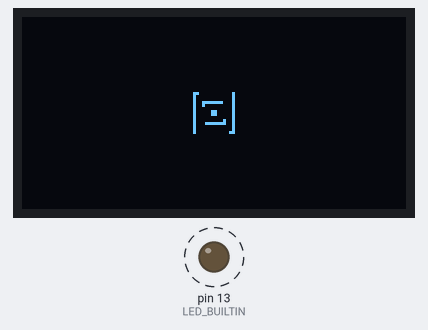
Bench run of a sketch on a simulated Arduino Uno, built with avr-gcc and run on an emulated ATmega328P. Parts: 128×64 one-colour display, output pins drawn as LEDs (lit = HIGH). Dashed ring = blinking. What the sketch prints to the serial monitor is not drawn.

Above: at 0.14 s.
At 9.81 s:
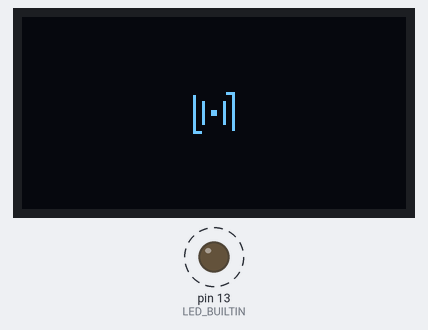
At 19.61 s:
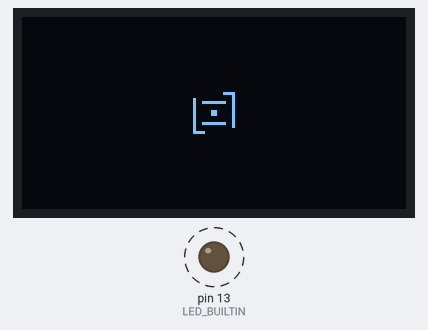
At 39.85 s:
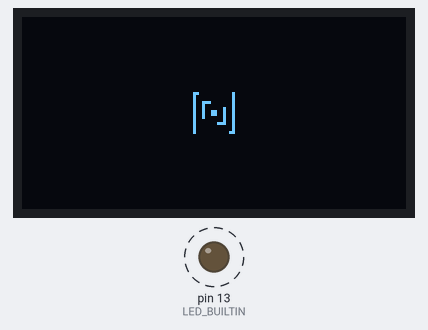
Timing chart, 0 to 40.0 s (numbered marks = the images above):
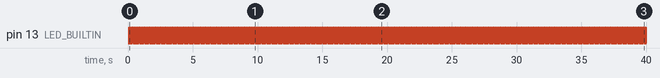

The sketch:

Sentry.ino
```cpp
/**************************************************************************
 Sentry Gun HUD code

 Uses libraries from Adafruit

 Assumes:
 1. 128x64 SSD1306 OLED screen is plugged in to I2C on 0x3C
 2. MPU6050 is plugged into I2C on default pin

 Code is laid out as a mini-state machine. Large bitmaps are moved out into
 myimages.h just for code maintainability
 **************************************************************************/

#include <SPI.h>

#include <Adafruit_MPU6050.h>
#include <Adafruit_Sensor.h>

#include "myimages.h"
#include "hud.h"

Hud hud = Hud();

void setup() {
  Serial.begin(9600);
  Serial.print("!");
  hud.init();
  pinMode(LED_BUILTIN, OUTPUT);
}

void loop() {
  Serial.write("*");
  hud.render();

  digitalWrite(LED_BUILTIN, HIGH);
  delay(50);
  digitalWrite(LED_BUILTIN, LOW);
  delay(50);
}
```

hud.cpp
```cpp
#include "hud.h"

Hud::Hud() {
    // Constructor

    display = Adafruit_SSD1306(SCREEN_WIDTH, SCREEN_HEIGHT, &Wire, OLED_RESET);

}

void Hud::init() {
    // This is evil in a constructor?
    if(!display.begin(SSD1306_SWITCHCAPVCC, SCREEN_ADDRESS)) {
        Serial.println(F("SSD1306 allocation failed"));
        for(;;); // Don't proceed, loop forever
    }

    setup_reticule_data(reticule_data);
    setup_inner_reticule_data(inner_reticule_data);

    // Naughty in a constructor too!
    display.clearDisplay();
    display.display();
}


void Hud::render() {
    // run a render cycle (in the loop of the main arduino)
    display.clearDisplay();

    // &&&&&&&&&&&&&&&&&&&&&&&&&&&&&&&&&&&&&&&&&&&&&&&&
    // Outer reticule animation
    reticle_counter += 1;
    if(reticle_counter == 52){
        reticle_counter = 0;
    }

    draw_position = reticle_counter;

    for(i = 0; i <= reticle_length; i++){
        PositionStruct x = reticule_data[draw_position];
        display.drawPixel(x.xVal, x.yVal, 1);

        draw_position -= 1;
        if(draw_position < 0){
        draw_position = 51;
        }
    }

    draw_position = reticle_counter + 26;
    while(draw_position >= 52){
        draw_position -= 52;
    }

    for(i = 0; i <= reticle_length; i++){
        PositionStruct x = reticule_data[draw_position];
        display.drawPixel(x.xVal, x.yVal, 1);

        draw_position -= 1;
        if(draw_position < 0){
        draw_position = 51;
        }
    }

    // &&&&&&&&&&&&&&&&&&&&&&&&&&&&&&&&&&&&&&&&&&&&&&&&
    // inner
    inner_reticle_counter -= 1;
    if(inner_reticle_counter <0){
        inner_reticle_counter = 27;
    }

    draw_position = inner_reticle_counter;

    for(i = 0; i <= inner_reticle_length; i++){
        PositionStruct x = inner_reticule_data[draw_position];
        display.drawPixel(x.xVal, x.yVal, 1);

        draw_position += 1;
        if(draw_position == 28){
            draw_position = 0;
        }
    }

    draw_position = inner_reticle_counter + 14;
    while(draw_position >= 28){
        draw_position -= 28;
    }

    for(i = 0; i <= inner_reticle_length; i++){
        PositionStruct x = inner_reticule_data[draw_position];
        display.drawPixel(x.xVal, x.yVal, 1);

        draw_position += 1;
        if(draw_position == 28){
            draw_position = 0;
        }
    }

    // &&&&&&&&&&&&&&&&&&&&&&&&&&&&&&&&&&&&&&&&&&&&&&&&
    // Mid dot
    display.drawPixel(63, 31, 1);
    display.drawPixel(63, 32, 1);
    display.drawPixel(64, 31, 1);
    display.drawPixel(64, 32, 1);

    // &&&&&&&&&&&&&&&&&&&&&&&&&&&&&&&&&&&&&&&&&&&&&&&&
    // Outer reticule animation
    display.display();
}
```

hud.h
```cpp
#ifndef _HUD_H
#define _HUD_H

#include <Wire.h>
#include <Adafruit_GFX.h>
#include <Adafruit_SSD1306.h>

#include "myimages.h"    // needed for Position Struct etc

#define SCREEN_WIDTH 128 // OLED display width, in pixels
#define SCREEN_HEIGHT 64 // OLED display height, in pixels

// Declaration for an SSD1306 display connected to I2C (SDA, SCL pins)
// The pins for I2C are defined by the Wire-library.
// On an arduino UNO:       A4(SDA), A5(SCL)
// On an arduino MEGA 2560: 20(SDA), 21(SCL)
// On an arduino LEONARDO:   2(SDA),  3(SCL), ...
#define OLED_RESET     -1 //4 // Reset pin # (or -1 if sharing Arduino reset pin)
#define SCREEN_ADDRESS 0x3C //0x3D ///< See datasheet for Address; 0x3D for 128x64, 0x3C for 128x32


class Hud {
    public:
        Hud();
        void init();
        void render();

    private:
        Adafruit_SSD1306 display;

        int reticle_counter = 0;
        int reticle_length = 14;
        int inner_reticle_counter = 0;
        int inner_reticle_length=7;

        int draw_position = 0;
        int i = 1;

        PositionStruct reticule_data[52];
        PositionStruct inner_reticule_data[28];

};


#endif // _HUD_H
```

myimages.cpp
```cpp
#include "myimages.h"


void setup_reticule_data(PositionStruct *reticule_data){

    reticule_data[0].xVal=57;
    reticule_data[0].yVal=25;
    reticule_data[1].xVal=58;
    reticule_data[1].yVal=25;
    reticule_data[2].xVal=59;
    reticule_data[2].yVal=25;
    reticule_data[3].xVal=60;
    reticule_data[3].yVal=25;
    reticule_data[4].xVal=61;
    reticule_data[4].yVal=25;
    reticule_data[5].xVal=62;
    reticule_data[5].yVal=25;
    reticule_data[6].xVal=63;
    reticule_data[6].yVal=25;
    reticule_data[7].xVal=64;
    reticule_data[7].yVal=25;
    reticule_data[8].xVal=65;
    reticule_data[8].yVal=25;
    reticule_data[9].xVal=66;
    reticule_data[9].yVal=25;
    reticule_data[10].xVal=67;
    reticule_data[10].yVal=25;
    reticule_data[11].xVal=68;
    reticule_data[11].yVal=25;
    reticule_data[12].xVal=69;
    reticule_data[12].yVal=25;
    reticule_data[13].xVal=70;
    reticule_data[13].yVal=25;
    reticule_data[14].xVal=70;
    reticule_data[14].yVal=26;
    reticule_data[15].xVal=70;
    reticule_data[15].yVal=27;
    reticule_data[16].xVal=70;
    reticule_data[16].yVal=28;
    reticule_data[17].xVal=70;
    reticule_data[17].yVal=29;
    reticule_data[18].xVal=70;
    reticule_data[18].yVal=30;
    reticule_data[19].xVal=70;
    reticule_data[19].yVal=31;
    reticule_data[20].xVal=70;
    reticule_data[20].yVal=32;
    reticule_data[21].xVal=70;
    reticule_data[21].yVal=33;
    reticule_data[22].xVal=70;
    reticule_data[22].yVal=34;
    reticule_data[23].xVal=70;
    reticule_data[23].yVal=35;
    reticule_data[24].xVal=70;
    reticule_data[24].yVal=36;
    reticule_data[25].xVal=70;
    reticule_data[25].yVal=37;
    reticule_data[26].xVal=70;
    reticule_data[26].yVal=38;
    reticule_data[27].xVal=69;
    reticule_data[27].yVal=38;
    reticule_data[28].xVal=68;
    reticule_data[28].yVal=38;
    reticule_data[29].xVal=67;
    reticule_data[29].yVal=38;
    reticule_data[30].xVal=66;
    reticule_data[30].yVal=38;
    reticule_data[31].xVal=65;
    reticule_data[31].yVal=38;
    reticule_data[32].xVal=64;
    reticule_data[32].yVal=38;
    reticule_data[33].xVal=63;
    reticule_data[33].yVal=38;
    reticule_data[34].xVal=62;
    reticule_data[34].yVal=38;
    reticule_data[35].xVal=61;
    reticule_data[35].yVal=38;
    reticule_data[36].xVal=60;
    reticule_data[36].yVal=38;
    reticule_data[37].xVal=59;
    reticule_data[37].yVal=38;
    reticule_data[38].xVal=58;
    reticule_data[38].yVal=38;
    reticule_data[39].xVal=57;
    reticule_data[39].yVal=38;
    reticule_data[40].xVal=57;
    reticule_data[40].yVal=37;
    reticule_data[41].xVal=57;
    reticule_data[41].yVal=36;
    reticule_data[42].xVal=57;
    reticule_data[42].yVal=35;
    reticule_data[43].xVal=57;
    reticule_data[43].yVal=34;
    reticule_data[44].xVal=57;
    reticule_data[44].yVal=33;
    reticule_data[45].xVal=57;
    reticule_data[45].yVal=32;
    reticule_data[46].xVal=57;
    reticule_data[46].yVal=31;
    reticule_data[47].xVal=57;
    reticule_data[47].yVal=30;
    reticule_data[48].xVal=57;
    reticule_data[48].yVal=29;
    reticule_data[49].xVal=57;
    reticule_data[49].yVal=28;
    reticule_data[50].xVal=57;
    reticule_data[50].yVal=27;
    reticule_data[51].xVal=57;
    reticule_data[51].yVal=26;
}

void setup_inner_reticule_data(PositionStruct * inner_reticule_data){
    inner_reticule_data[0].xVal=60;
    inner_reticule_data[0].yVal=28;
    inner_reticule_data[1].xVal=61;
    inner_reticule_data[1].yVal=28;
    inner_reticule_data[2].xVal=62;
    inner_reticule_data[2].yVal=28;
    inner_reticule_data[3].xVal=63;
    inner_reticule_data[3].yVal=28;
    inner_reticule_data[4].xVal=64;
    inner_reticule_data[4].yVal=28;
    inner_reticule_data[5].xVal=65;
    inner_reticule_data[5].yVal=28;
    inner_reticule_data[6].xVal=66;
    inner_reticule_data[6].yVal=28;
    inner_reticule_data[7].xVal=67;
    inner_reticule_data[7].yVal=28;
    inner_reticule_data[8].xVal=67;
    inner_reticule_data[8].yVal=29;
    inner_reticule_data[9].xVal=67;
    inner_reticule_data[9].yVal=30;
    inner_reticule_data[10].xVal=67;
    inner_reticule_data[10].yVal=31;
    inner_reticule_data[11].xVal=67;
    inner_reticule_data[11].yVal=32;
    inner_reticule_data[12].xVal=67;
    inner_reticule_data[12].yVal=33;
    inner_reticule_data[13].xVal=67;
    inner_reticule_data[13].yVal=34;
    inner_reticule_data[14].xVal=67;
    inner_reticule_data[14].yVal=35;
    inner_reticule_data[15].xVal=66;
    inner_reticule_data[15].yVal=35;
    inner_reticule_data[16].xVal=65;
    inner_reticule_data[16].yVal=35;
    inner_reticule_data[17].xVal=64;
    inner_reticule_data[17].yVal=35;
    inner_reticule_data[18].xVal=63;
    inner_reticule_data[18].yVal=35;
    inner_reticule_data[19].xVal=62;
    inner_reticule_data[19].yVal=35;
    inner_reticule_data[20].xVal=61;
    inner_reticule_data[20].yVal=35;
    inner_reticule_data[21].xVal=60;
    inner_reticule_data[21].yVal=35;
    inner_reticule_data[22].xVal=60;
    inner_reticule_data[22].yVal=34;
    inner_reticule_data[23].xVal=60;
    inner_reticule_data[23].yVal=33;
    inner_reticule_data[24].xVal=60;
    inner_reticule_data[24].yVal=32;
    inner_reticule_data[25].xVal=60;
    inner_reticule_data[25].yVal=31;
    inner_reticule_data[26].xVal=60;
    inner_reticule_data[26].yVal=30;
    inner_reticule_data[27].xVal=60;
    inner_reticule_data[27].yVal=29;
}
```

Source omitted: myimages.h (data table, 12752 bytes)

Measured:
- by itself, pin 13 (LED_BUILTIN): alternates HIGH for 0.05 s and LOW for 0.08 s
